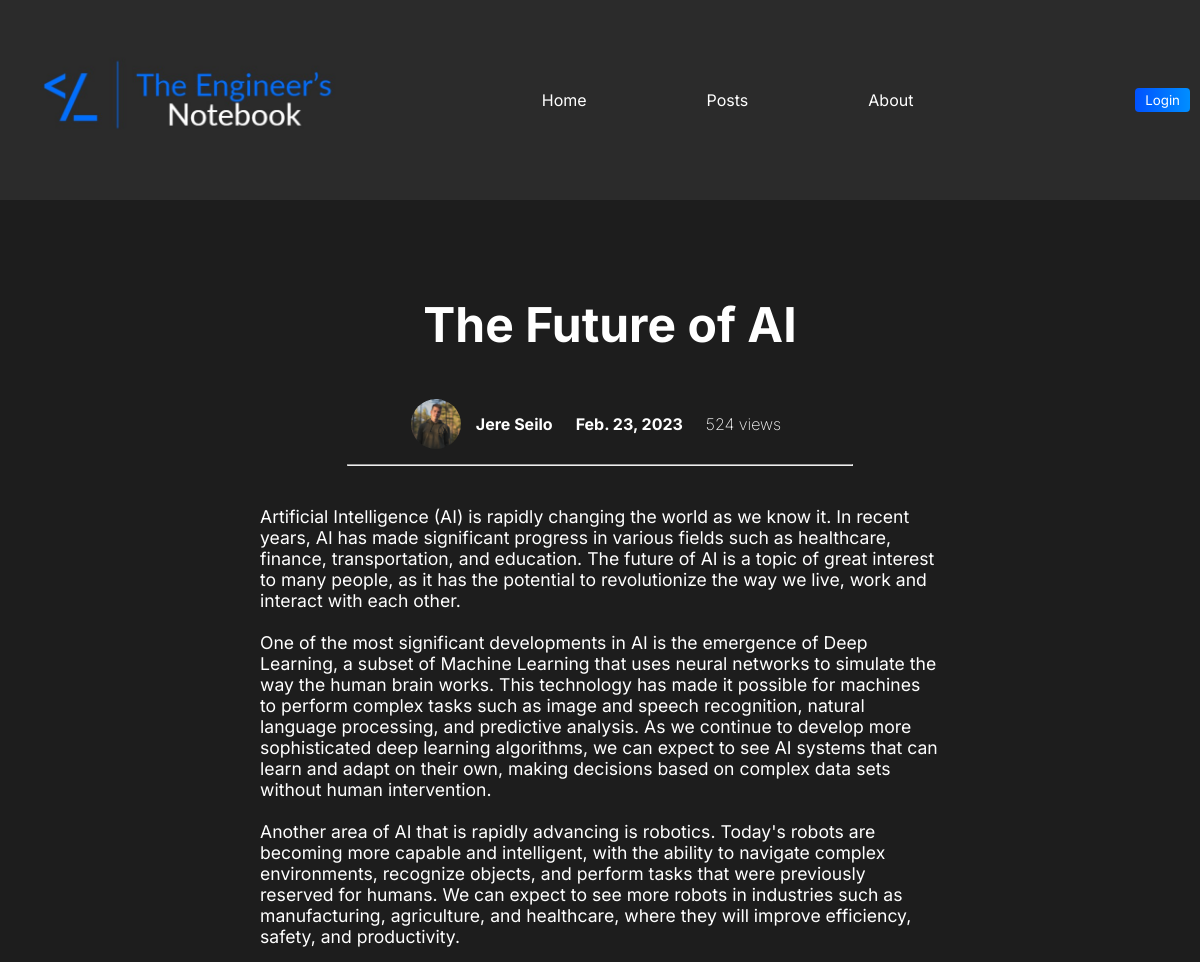
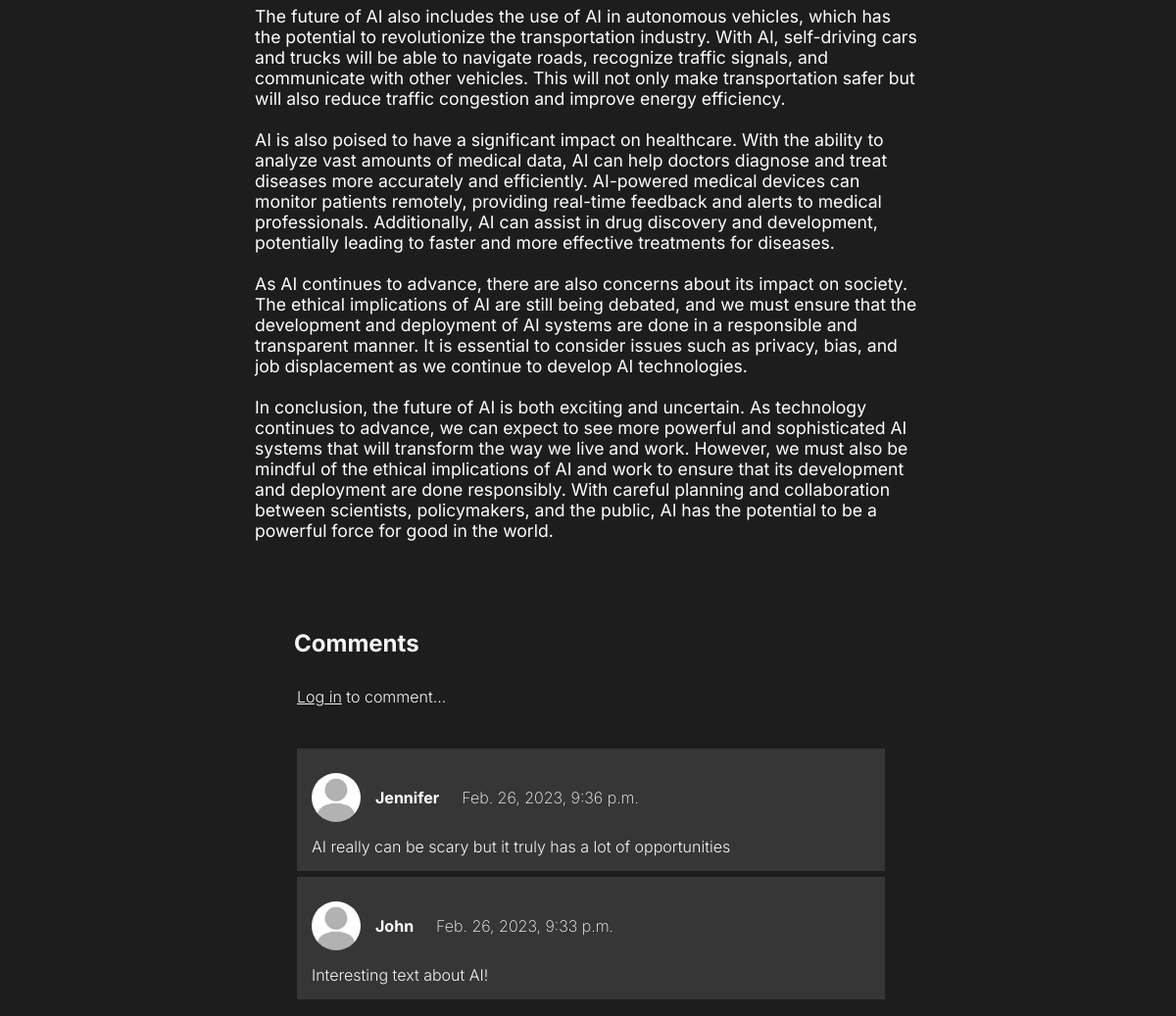
/posts/the-future-of-ai, run on the app's committed database (2 pictures, top to bottom).
### blogapp/models.py (models this page shows, shortened)
class Post(models.Model):
    author = models.ForeignKey("Author", on_delete=models.CASCADE)
    title = models.CharField(max_length=80)
    intro = models.CharField(max_length=100)
    image = models.ImageField(upload_to="images")
    text = models.TextField()
    date = models.DateField(default=timezone.now)
    views = models.IntegerField(default=0)
    slug = models.SlugField(unique=True)
    def save(self, *args, **kwargs):
        self.slug = slugify(self.title)
        super(Post, self).save(*args, **kwargs)

class Author(models.Model):
    firstname = models.CharField(max_length=50)
    lastname = models.CharField(max_length=50)
    profilepic = models.ImageField(upload_to="images")
    def __str__(self):
        return (f"{self.firstname}  {self.lastname}")

class Comment(models.Model):
    comment = models.TextField(max_length=1000)
    user = models.ForeignKey(User, on_delete=models.CASCADE)
    date = models.DateTimeField(auto_now=True)
    post = models.ForeignKey(Post, on_delete=models.CASCADE, related_name="comments")

### blogapp/views.py (the view, shortened to what this page needs)
# urls.py: path("posts/<slug:slug>", views.PostDetailView.as_view(), name="postdetail")
class PostDetailView(View):
    def get(self, request, slug):
        post = Post.objects.get(slug=slug)
        post.views += 1
        post.save()
        form = CommentForm()
        comments = post.comments.all().order_by("-id")
        return render(request, "blogapp/postdetail.html", {"post":post, "form":form, "comments":comments,})

### blogapp/templates/blogapp/postdetail.html (shortened to what this page needs)
{% extends 'base.html' %}
{% load static %}
{% block css_url%}{% static 'blogapp/postdetail.css' %}{% endblock css_url%}
{% block nav_css %}{% static 'nav.css' %}{% endblock nav_css %}
{% block content %}
{% include "nav.html" %}
<div class="main">
    <div class="textbox">
        <h2>{{post.title}}</h2>
        <div class="written">
            <img id="pp" src={{post.author.profilepic.url}}>
            <p>{{post.author}}</p>
            <p>{{post.date}}</p>
            <p id="views">{{post.views}} views</p>
       </div>
        <hr>
        <p id="text">{{post.text |linebreaksbr}}</p>
        <section>
            <div class="comments">
                <h1>Comments</h1>
                <div class="new_comment">
                    {% if user.is_authenticated %}
                    <form method="POST">
                        {% csrf_token %}
                        {{form.comment}}
                    </form>
                    {% else %}
                        <h4><a href={% url 'login' %}>Log in</a> to comment...</h4>
                    {% endif %}
                </div>
                {% for comment in comments %}
                 <div class="comment">
                    <div class="written" id="comment_writer">
                        <img id="pp" src={% static 'defaultpp.jpg' %}>
                        <p>{{comment.user}}</p>
                        <p  id="pvm">{{comment.date}}</p>
                    </div>
                <p class="comment_text">{{comment.comment}}</p>
                </div>
                {% endfor %}
            </div>
        </section>
    </div>
</div>
{% endblock content %}

### blogapp/static/blogapp/postdetail.css (style rules this page uses)
* { margin: 0; padding: 0; }
.main { height: 90vh; width: 100vw; background-color: #1d1d1d; display: flex; justify-content: center; overflow:auto !important; }
.textbox { margin-top: 70px; height: 700px; width: 60vw; display: flex; flex-direction: column; align-items: center; }
.written { color: #fff; display: flex; justify-content: center; top: 0px; margin-top: 25px; margin-bottom: 5px; align-items: center; }
.written p { font-family: 'Inter', sans-serif; font-weight: 700; padding-left: 15px; padding-right: 8px; }
#pp { height: 50px; width: 50px; border-radius: 50%; }
.textbox h2 { color: #fff; margin-top:25px; font-family: 'Inter', sans-serif; font-size: 3rem; padding-left: 20px; margin-bottom: 20px; }
#text { margin: 20px; margin-top: 40px; color: #fff; font-family: 'Inter', sans-serif; font-size: 1.1rem; padding-bottom: 40px; }
hr { margin-top: 10px; width: 70%; color: #1d1d1d; }
#views { font-weight: 200; }
.comments { padding-top: 30px; padding-bottom: 25px; font-family: 'Inter', sans-serif; width: 50vw; font-weight: 300; color: whitesmoke; display: flex; flex-direction: column; align-items: start; }
.comments h1 { margin-bottom: 30px; }
#comment_writer { justify-content: start !important; margin-left: 15px; }
.comment { background-color: rgb(54, 54, 54); width: 100%; margin: 3px; }
.comment_text { margin: 15px; }
#pvm { font-weight: 200; }
.new_comment { height: 60px; width: 100%; }
h4 { font-weight: 300; padding-left: 3px; }
h4 a { text-decoration: underline; color: whitesmoke; }

### data on the page
Post: title "The Future of AI", author.profilepic (picture), author "Jere Seilo", date "Feb. 23, 2023", views "524", text "Artificial Intelligence (AI) is rapidly changing the world as we know it. In recent years, AI has made significant progress in various fields such as healthcare, finance, transportation, and education. The future of AI is a topic of great interest to many people, as it has the potential to revolutionize the way we live, work and interact with each other. One of the most significant developments in AI is the emergence of Deep Learning, a subset of Machine Learning that uses neural networks to simulate the way the human brain works. This technology has made it possible for machines to perform complex tasks such as image and speech recognition, natural language processing, and predictive…"
Comment: user "Jennifer", date "Feb. 26, 2023, 9:36 p.m.", comment "AI really can be scary but it truly has a lot of opportunities"
Comment: user "John", date "Feb. 26, 2023, 9:33 p.m.", comment "Interesting text about AI!"
